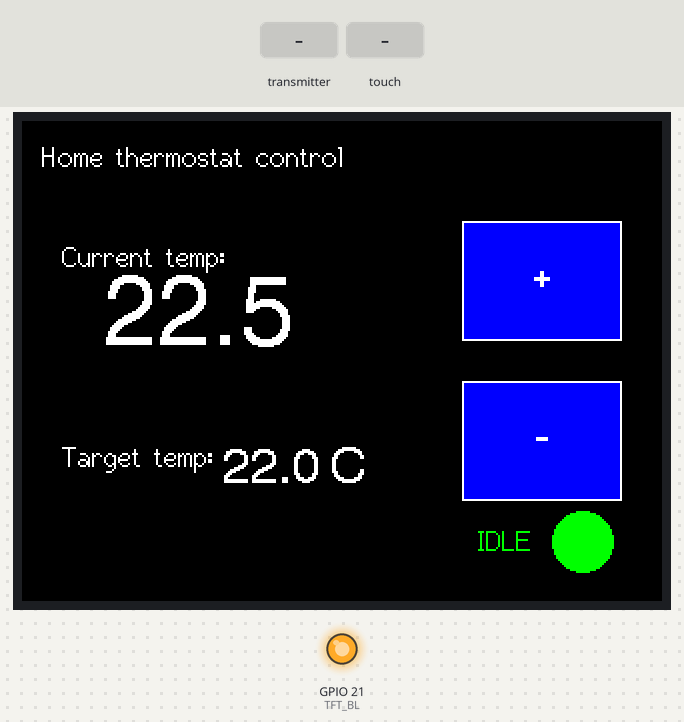
The sketch below on a simulated ESP32. Parts: 320×240 colour display, output pins drawn as LEDs (lit = HIGH). The test bench sets the inputs (shaded band).

Above: at 1.4 s.
1.5 s: the transmitter starts sending desiredTemp = 25
At 2.7 s:
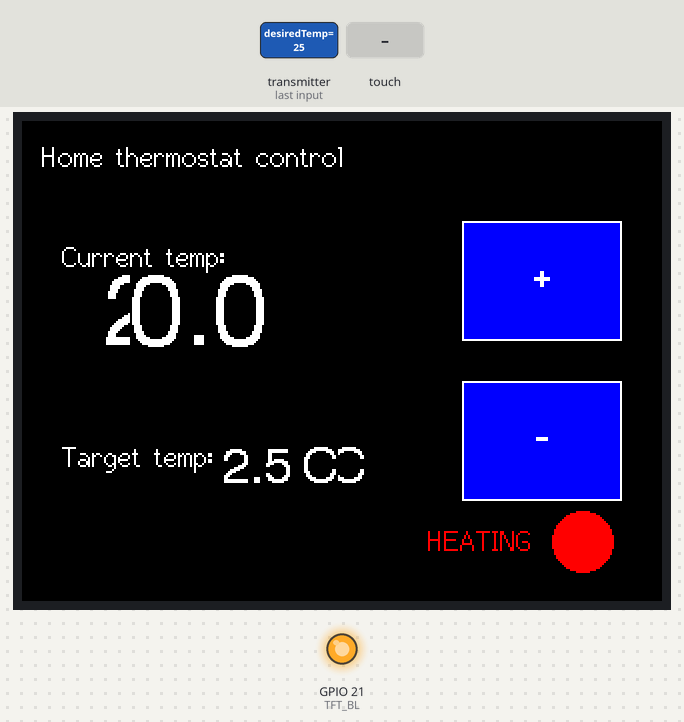
3.0 s: the transmitter starts sending actualTemp = 25
At 3.9 s:
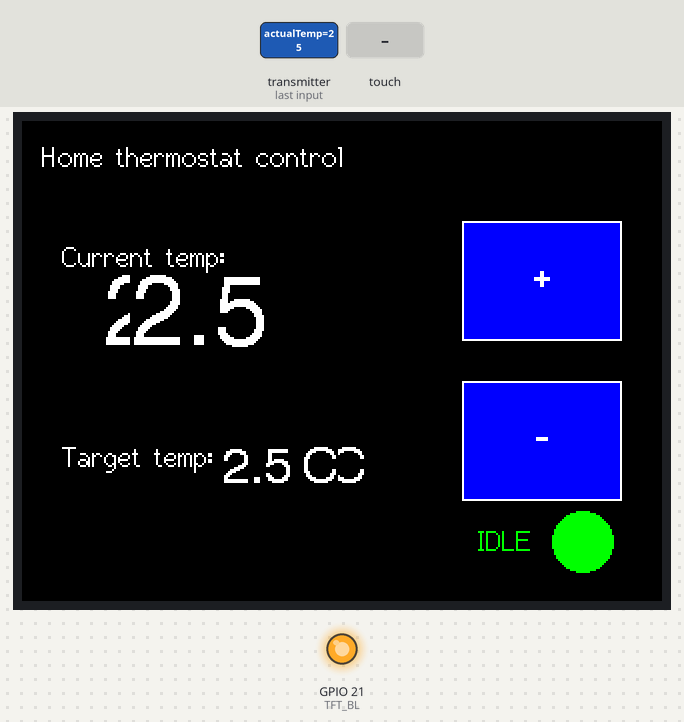
4.5 s: touch panel pressed at 87 % / 30 % of its raw x / y range
At 4.57 s:
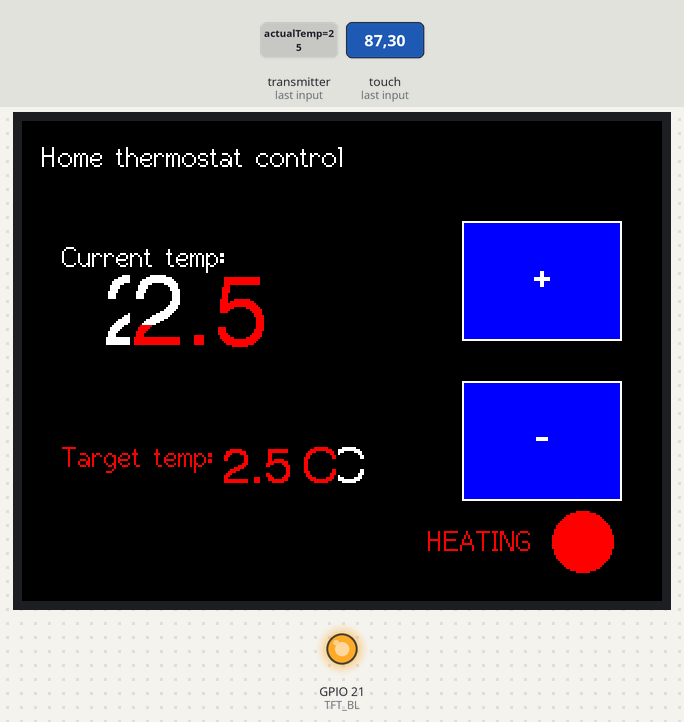
6.0 s: the transmitter starts sending desiredTemp = 0
At 6.6 s:
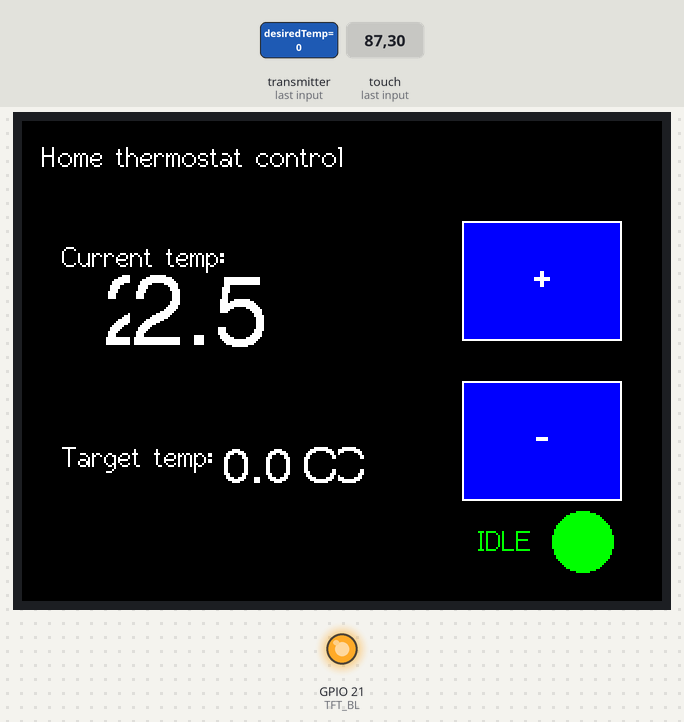
Timing chart, 0 to 8.5 s (numbered marks = the images above; inputs shaded):
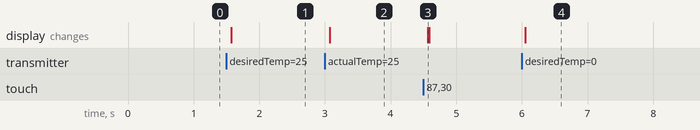

Measured:
- after the input at 1.5 s, the display: changes after 0.07 s (image 1)
- after the input at 3.0 s, the display: changes after 0.07 s (image 2)
- after the input at 4.5 s, the display: changes after 0.07 s (image 3)
- after the input at 6.0 s, the display: changes after 0.05 s (image 4)

The sketch:

main_control_board.ino
```cpp
// display control based on this tutorial: https://randomnerdtutorials.com/esp32-tft-touchscreen-display-2-8-ili9341-arduino
#include <SPI.h>
#include <TFT_eSPI.h>
#include <XPT2046_Touchscreen.h>
#include <esp_now.h>
#include <WiFi.h>

// ESP-NOW
// broadcast address (sends to everyone)
uint8_t broadcastAddress[] = {0xFF, 0xFF, 0xFF, 0xFF, 0xFF, 0xFF};

typedef struct temps_message {
  uint16_t actualTemp;
  uint16_t desiredTemp;
} temps_message;

temps_message myData;
esp_now_peer_info_t peerInfo;

TFT_eSPI tft = TFT_eSPI();
#define XPT2046_IRQ 36
#define XPT2046_MOSI 32
#define XPT2046_MISO 39
#define XPT2046_CLK 25
#define XPT2046_CS 33
SPIClass touchscreenSPI = SPIClass(VSPI);
XPT2046_Touchscreen touchscreen(XPT2046_CS, XPT2046_IRQ);

#define SCREEN_WIDTH 320
#define SCREEN_HEIGHT 240
#define TFT_BL 21

#define BOILER_THRESHOLD 0.5
uint16_t currentTemp = 225;
uint16_t desiredTemp = 220;
bool boilerOn = false;
unsigned long lastTouchTime = 0;
bool changed = false;


struct Button {
  int x, y, w, h;
  String label;
  uint16_t color;
};

Button btnUp = {220, 50, 80, 60, "+", TFT_BLUE};
Button btnDown = {220, 130, 80, 60, "-", TFT_BLUE};

void drawUI();
void updateTemps();
void drawButton(Button b);
bool isButtonPressed(Button b, int tx, int ty);

// ESP-NOW recieve callback
void OnDataRecv(const uint8_t * mac, const uint8_t *incomingData, int len) {
  temps_message incomingReadings;
  memcpy(&incomingReadings, incomingData, sizeof(incomingReadings));
  currentTemp = incomingReadings.actualTemp;
  desiredTemp = incomingReadings.desiredTemp;
  updateTemps();
}

void setup() {
  Serial.begin(115200);

  pinMode(TFT_BL, OUTPUT);
  digitalWrite(TFT_BL, HIGH);

  // Touch setup
  touchscreenSPI.begin(XPT2046_CLK, XPT2046_MISO, XPT2046_MOSI, XPT2046_CS);
  touchscreen.begin(touchscreenSPI);
  touchscreen.setRotation(1);

  // Display setup
  tft.init();
  tft.setRotation(1);
  tft.fillScreen(TFT_BLACK);

  // ESP-NOW setup
  WiFi.mode(WIFI_STA);
  if (esp_now_init() != ESP_OK) {
    Serial.println("Error initializing ESP-NOW");
    return;
  }

  // Callback register
  esp_now_register_recv_cb(esp_now_recv_cb_t(OnDataRecv));
  //esp_now_register_send_cb(OnDataSent);

  // Peer register (broadcast)
  memcpy(peerInfo.peer_addr, broadcastAddress, 6);
  peerInfo.channel = 0;
  peerInfo.encrypt = false;
  if (esp_now_add_peer(&peerInfo) != ESP_OK){
    Serial.println("Failed to add peer");
    return;
  }

  drawUI();
}

void loop() {
  // touch handling
  if (touchscreen.tirqTouched() && touchscreen.touched()) {
    if (millis() - lastTouchTime > 150) {
      TS_Point p = touchscreen.getPoint();

      // touch calibration
      int tx = map(p.x, 200, 3700, 1, SCREEN_WIDTH);
      int ty = map(p.y, 240, 3800, 1, SCREEN_HEIGHT);
      int tz = p.z;

      if (tz > 100) {
        if (isButtonPressed(btnUp, tx, ty)) {
          desiredTemp += 5;
          changed = true;
        }
        else if (isButtonPressed(btnDown, tx, ty)) {
          desiredTemp -= 5;
          changed = true;
        }
        if (changed) {
          updateTemps(); // Update screen
          sendData();    // Sync to Slave
          changed = false;
        }
      }
      lastTouchTime = millis();
    }
  }

  // Boiler control -> turns on is the temp drops by defined threshold
  // under the desired temp
  // (so it doesnt switch on off very often), then turns of if desired temp is reached
  bool shouldBoilerBeOn = currentTemp < (desiredTemp - BOILER_THRESHOLD);

  if (shouldBoilerBeOn != boilerOn) {
    boilerOn = shouldBoilerBeOn;
    updateTemps();
  }

}

void sendData() {
  myData.actualTemp = currentTemp; // Send back what we know (or 0)
  myData.desiredTemp = desiredTemp;
  esp_now_send(broadcastAddress, (uint8_t *) &myData, sizeof(myData));
}

void drawUI() {
  tft.setTextColor(TFT_WHITE, TFT_BLACK);
  //tft.setTextDatum(TL_DATUM);
  tft.drawString("Home thermostat control", 10, 10, 2);

  drawButton(btnUp);
  drawButton(btnDown);

  updateTemps();
}

void drawButton(Button b) {
  tft.fillRect(b.x, b.y, b.w, b.h, b.color);
  tft.drawRect(b.x, b.y, b.w, b.h, TFT_WHITE); // blue rect with white outline
  tft.setTextColor(TFT_WHITE, b.color);
  tft.setTextDatum(MC_DATUM); // Middle Center
  tft.drawString(b.label, b.x + (b.w/2), b.y + (b.h/2), 4);
}

void updateTemps() {
  // actual temp
  tft.setTextColor(TFT_WHITE, TFT_BLACK);
  tft.setTextDatum(TL_DATUM);
  tft.drawString("Current temp:", 20, 60, 2);
  tft.setTextDatum(MC_DATUM);
  tft.drawString(String(currentTemp / 10.0, 1) + " C", 100, 100, 6);

  // desired temp
  tft.setTextDatum(TL_DATUM);
  tft.drawString("Target temp:", 20, 160, 2);
  tft.setTextDatum(ML_DATUM);
  tft.drawString(String(desiredTemp / 10.0, 1) + " C", 100, 175, 4);

  // boiler status
  int circleColor = boilerOn ? TFT_RED : TFT_GREEN;
  String statusText = boilerOn ? "HEATING" : "IDLE";

  tft.fillRect(200, 200, 120, 40, TFT_BLACK); // "clear" boiler text and status
  tft.drawRect(200, 200, 120, 40, TFT_BLACK);
  tft.fillCircle(280, 210, 15, circleColor);
  tft.setTextColor(circleColor, TFT_BLACK);
  tft.setTextDatum(MR_DATUM);
  tft.drawString(statusText, 255, 210, 2);
}

bool isButtonPressed(Button b, int tx, int ty) {
  return (tx > b.x && tx < (b.x + b.w) && ty > b.y && ty < (b.y + b.h));
}
```
